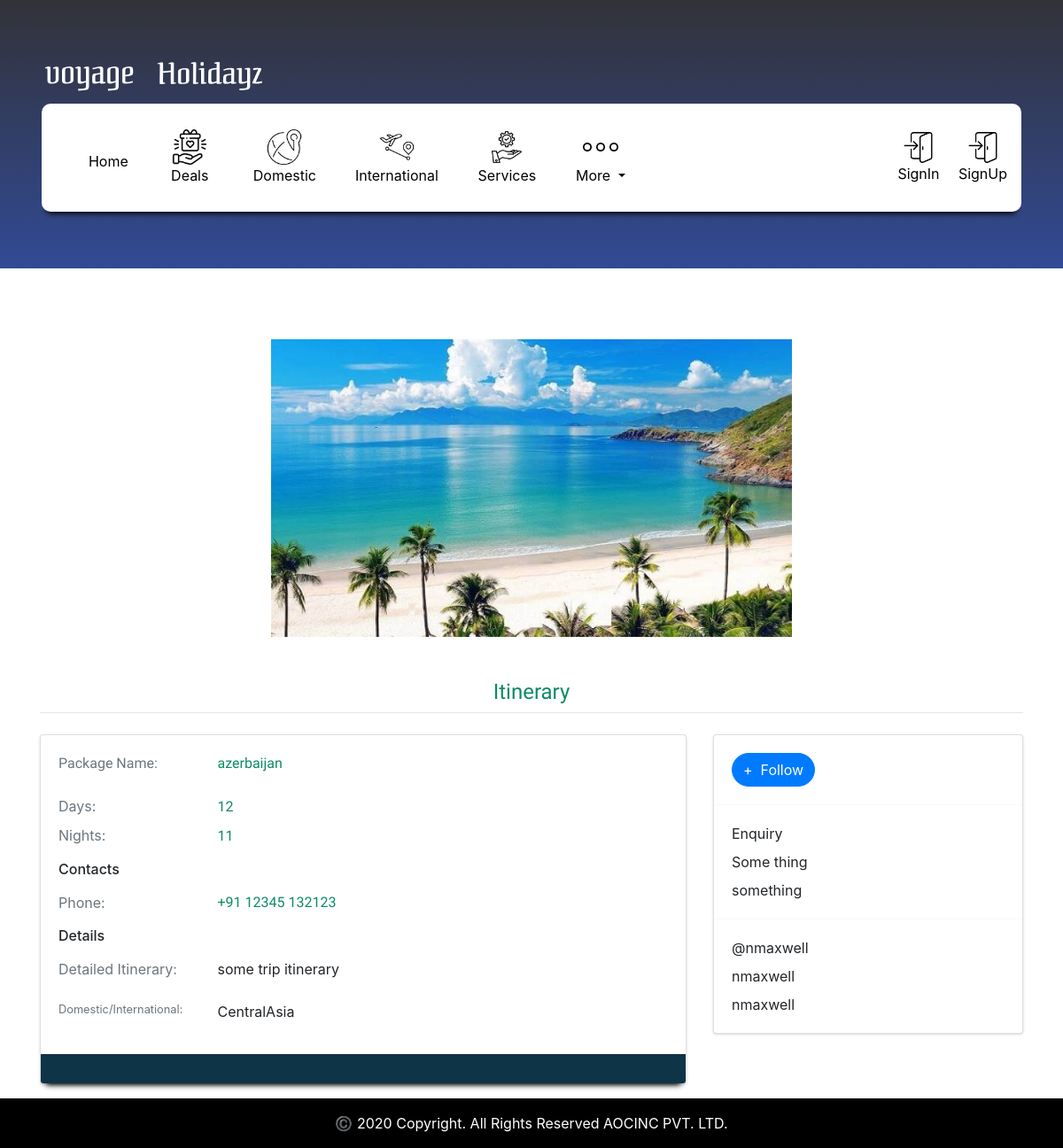
Screenshot of /Central_Aisa_Package_Detail/1/ with the database file from the repository.
### Holidays/models.py (models this page shows, shortened)
class Central_Asia_Packages(models.Model):
    Trip_Name           = models.CharField(max_length=255, blank=False)
    Days                = models.PositiveIntegerField()
    Nights              = models.PositiveIntegerField()
    Datailed_Itinerary  = models.TextField()
    Location_Image      = models.FileField(upload_to='media/CentralAsia/HolidayPackage_Images/')
    Package             = models.CharField(max_length=59, choices = package_choice, default = '')
    uploaded_at         = models.DateTimeField(auto_now_add=True)

### Holidays/views.py (the view)
# urls.py: path('Central_Aisa_Package_Detail/<int:id>/', views.Central_Asia_Package_Detail, name = 'Central_Aisa_Package_Detail'),
def Central_Asia_Package_Detail(request, id = None):
    Central_Asia_Package_Data = get_object_or_404(Central_Asia_Packages, id = id)
    context = {
        'Central_Asia_Package_Data':Central_Asia_Package_Data,
    }
    template = 'Holidays/Central_Asia_Package_Detial.html'
    return render(request,template,context)

### Holidays/templates/Holidays/Central_Asia_Package_Detial.html (shortened to what this page needs)
<!DOCTYPE html>
{% extends 'Voyage_LandingApp/base.html' %}
{% load static %}
{% load crispy_forms_tags %}
{% block content %}
<div class="layout-content">
    <div class="container flex-grow-1 container-p-y">
      <div class="container-m-nx container-m-ny theme-bg-white mb-4">
        <div class="media col-md-10 col-lg-8 col-xl-7 py-5 mx-auto">
          <img src="{{ Central_Asia_Package_Data.Location_Image.url }}" alt="" class="col-md-12">
        </div>
        <h4 class="text-center trip-title"> Itinerary</h4>
        <hr class="m-0">
      </div>
      <div class="row">
        <div class="col">
          <div class="card mb-4">
            <div class="card-body">
              <div class="row mb-2">
                <div class="col-md-3 text-muted trip-title">Package Name:</div>
                <div class="col-md-9">
                 <p class="trip-title"> {{Central_Asia_Package_Data.Trip_Name }} </p>
                </div>
              </div>
              <div class="row mb-2">
                <div class="col-md-3 text-muted">Days:</div>
                <div class="col-md-9">
                  <a href="javascript:void(0)" class=" trip-title">{{ Central_Asia_Package_Data.Days }}</a>
                </div>
              </div>
              <div class="row mb-2">
                <div class="col-md-3 text-muted">Nights:</div>
                <div class="col-md-9">
                  <a href="javascript:void(0)" class="trip-title">{{ Central_Asia_Package_Data.Nights}}</a>
                </div>
              </div>
              <h6 class="my-3">Contacts</h6>
              <div class="row mb-2">
                <div class="col-md-3 text-muted">Phone:</div>
                <div class="col-md-9 trip-title">
                  +91 12345 132123
                </div>
              </div>
              <h6 class="my-3">Details</h6>
              <div class="row mb-2">
                <div class="col-md-3 text-muted">Detailed Itinerary:</div>
                <div class="col-md-9">
                  <p>{{ Central_Asia_Package_Data.Datailed_Itinerary }}</p>
                </div>
              </div>
              <div class="row">
                <div class="col-md-3 text-muted small">Domestic/International:</div>
                <div class="col-md-9">
                  <p> {{ Central_Asia_Package_Data.Package }}</p>
                </div>
              </div>
            </div>
            <div class="card-footer text-center p-0 itinerary-footer">
              <div class="row no-gutters row-bordered row-border-light">
                <a href="javascript:void(0)" class="d-flex col flex-column text-body py-3">
                </a>
                <a href="javascript:void(0)" class="d-flex col flex-column text-body py-3">
                </a>
                <a href="javascript:void(0)" class="d-flex col flex-column text-body py-3">
                </a>
              </div>
            </div>
          </div>
        </div>
        <div class="col-xl-4">
          <div class="card mb-4">
            <div class="card-body">
              <a href="javascript:void(0)" class="btn btn-primary rounded-pill">+&nbsp; Follow</a>
              <a href="javascript:void(0)" class="btn icon-btn btn-default md-btn-flat rounded-pill">
              </a>
            </div>
            <hr class="border-light m-0">
            <div class="card-body">
              <p class="mb-2">
                 Enquiry</p>
              <p class="mb-2">
                 Some thing</p>
              <p class="mb-0">
                <a href="javascript:void(0)" class="text-body">something</a>
              </p>
            </div>
            <hr class="border-light m-0">
            <div class="card-body">
              <a href="javascript:void(0)" class="d-block text-body mb-2">
                 @nmaxwell
              </a>
              <a href="javascript:void(0)" class="d-block text-body mb-2">
                 nmaxwell
              </a>
              <a href="javascript:void(0)" class="d-block text-body mb-0">
                 nmaxwell
              </a>
            </div>
          </div>
          </div>
      </div><br><br>
{% endblock %}

### static/css/voyage_style.css (style rules this page uses)
.base-body { overflow-x: hidden !important; }
.card { border-radius: 5px; -webkit-box-shadow: 0 1px 2.94px 0.06px rgba(4,26,55,0.16); box-shadow: 0 1px 2.94px 0.06px rgba(4,26,55,0.16); border: none; margin-bottom: 30px; -webkit-transition: all 0.3s ease-in-out; transition: all 0.3s ease-in-out; }
img { vertical-align: middle; border-style: none; }
.trip-title { color:rgb(12, 139, 101); font-family: 'Volkhov', serif; }
.layout-content .itinerary-footer { background: rgb(14,52,72); background: linear-gradient(90deg, rgba(14,52,72,1) 100%, rgba(174,174,174,1) 100%); box-shadow: 0 8px 6px -6px black; }

### rows the page displays
Central_Asia_Packages: Location_Image (picture), Trip_Name "azerbaijan", Days "12", Nights "11", Datailed_Itinerary "some trip itinerary", Package "CentralAsia"
